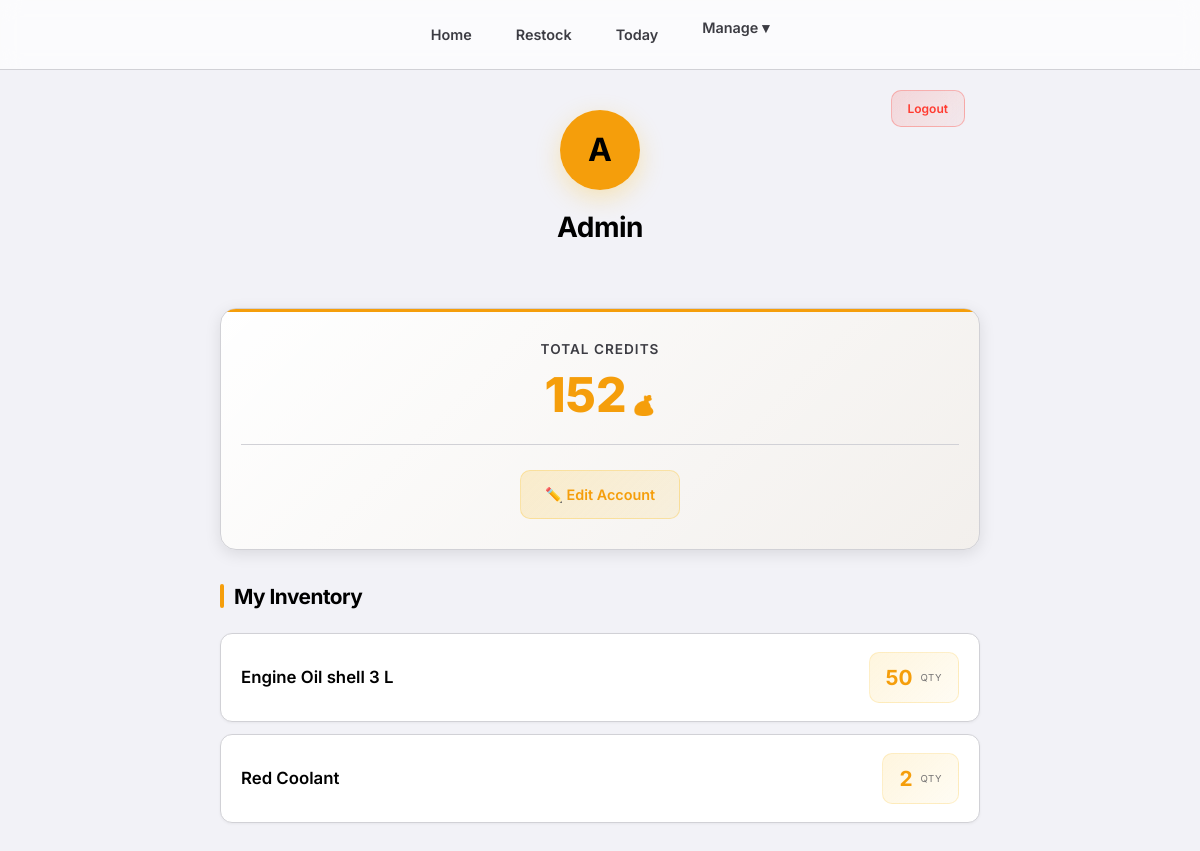
The app's page /profile/ (signed in), older data.
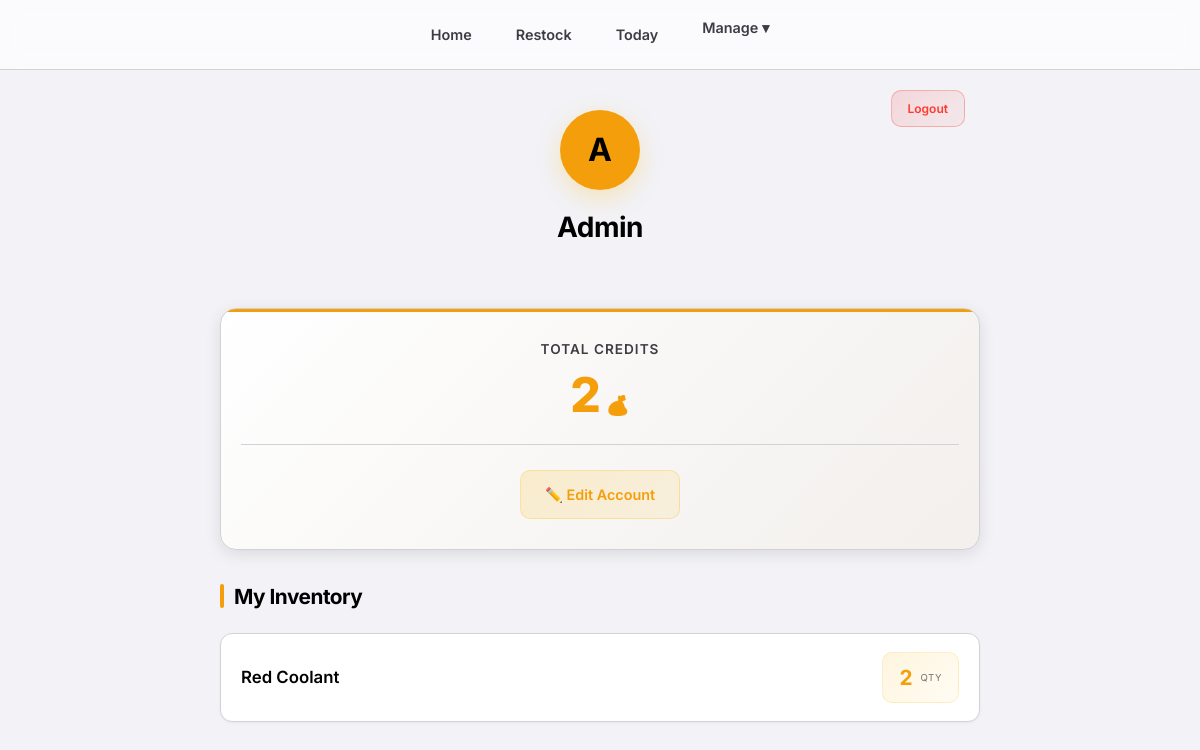
The same page, newer data.
### consumables/models.py (models this page shows, shortened)
class Item(models.Model):
    category = models.ForeignKey(Category, related_name='items', on_delete=models.CASCADE)
    subcategory = models.ForeignKey(SubCategory, related_name='items', on_delete=models.SET_NULL, null=True, blank=True)
    name = models.CharField(max_length=200)
    average_stock = models.IntegerField(default=0, help_text="Ideal stock level for calculation")
    current_stock = models.IntegerField(default=0)
    score = models.IntegerField(default=1, help_text="Credits earned per unit taken")
    class Meta:
        constraints = [
            models.UniqueConstraint(
                fields=['category', 'name'],
                condition=models.Q(subcategory__isnull=True),
                name='unique_direct_item_idx'
            ),
            models.UniqueConstraint(
                fields=['subcategory', 'name'],
                name='unique_subcategory_item_idx'
            )
        ]

### consumables/views.py (the view)
# urls.py: path('profile/', views.profile, name='profile'),
@login_required
@login_required
def profile(request, user_id=None):
    if user_id and request.user.is_superuser:
        profile_user = get_object_or_404(User, pk=user_id)
    else:
        profile_user = request.user
    aggr_records = ConsumptionRecord.objects.filter(user=profile_user).values(
        'item__name', 'item__score'
    ).annotate(
        total_qty=Sum('quantity')
    ).order_by('-total_qty')
    inventory_list = []
    total_credits = 0
    for entry in aggr_records:
        qty = entry['total_qty']
        score = entry['item__score']
        credits = qty * score
        total_credits += credits
        inventory_list.append({
            'name': entry['item__name'],
            'quantity': qty,
            'credits': credits
        })
    return render(request, 'consumables/profile.html', {
        'inventory': inventory_list,
        'total_credits': total_credits,
        'profile_user': profile_user
    })

### consumables/templates/consumables/profile.html (shortened to what this page needs)
{% extends 'consumables/base.html' %}
{% block content %}
<div class="profile-header">
    {% if profile_user == request.user %}
    <a href="{% url 'logout' %}" onclick="return confirm('Are you sure you want to logout?')" class="profile-logout-btn">
        Logout
    </a>
    {% endif %}
    <div class="profile-avatar">
        {{ profile_user.first_name|default:profile_user.username|first|upper }}
    </div>
    <h2 class="profile-name">{{ profile_user.first_name|default:profile_user.username }}</h2>
</div>
<div class="credits-card">
    <div class="credits-label">Total Credits</div>
    <div class="credits-amount">
        {{ total_credits }}<span class="credits-icon">💰</span>
    </div>
    {% if request.user.is_superuser %}
    <div class="action-buttons">
        <a href="{% url 'edit_staff' profile_user.id %}" class="btn btn-edit">
            ✏️ Edit Account
        </a>
    </div>
    {% endif %}
</div>
<h3 class="section-header">My Inventory</h3>
{% for item in inventory %}
<div class="item-card">
    <div class="item-name">{{ item.name }}</div>
    <div class="item-quantity">
        <span class="item-quantity-number">{{ item.quantity }}</span>
        <span class="item-quantity-label">qty</span>
    </div>
</div>
{% empty %}
<div class="empty-state">
    <div class="empty-state-icon">📦</div>
    <div class="empty-state-text">No items taken yet</div>
</div>
{% endfor %}
{% endblock %}

Row changes from the older to the newer data that the page shows:
removed Item: name "Engine Oil shell 3 L", quantity "50"
Text that changed along with them:
{{ total_credits }}: "152" → "2"
